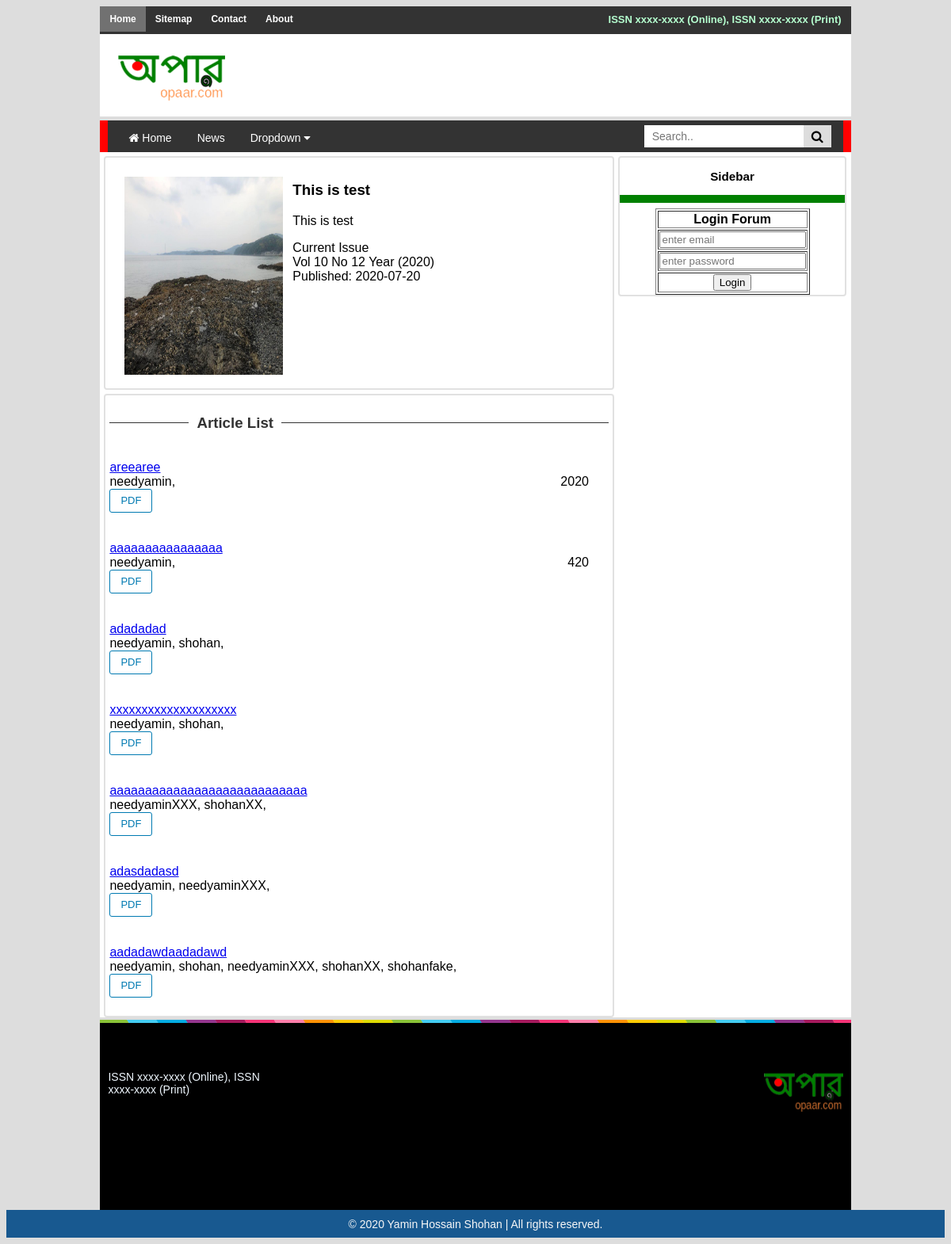
Page /journal/journal_page.php?journal=needyamin on the earlier database version.
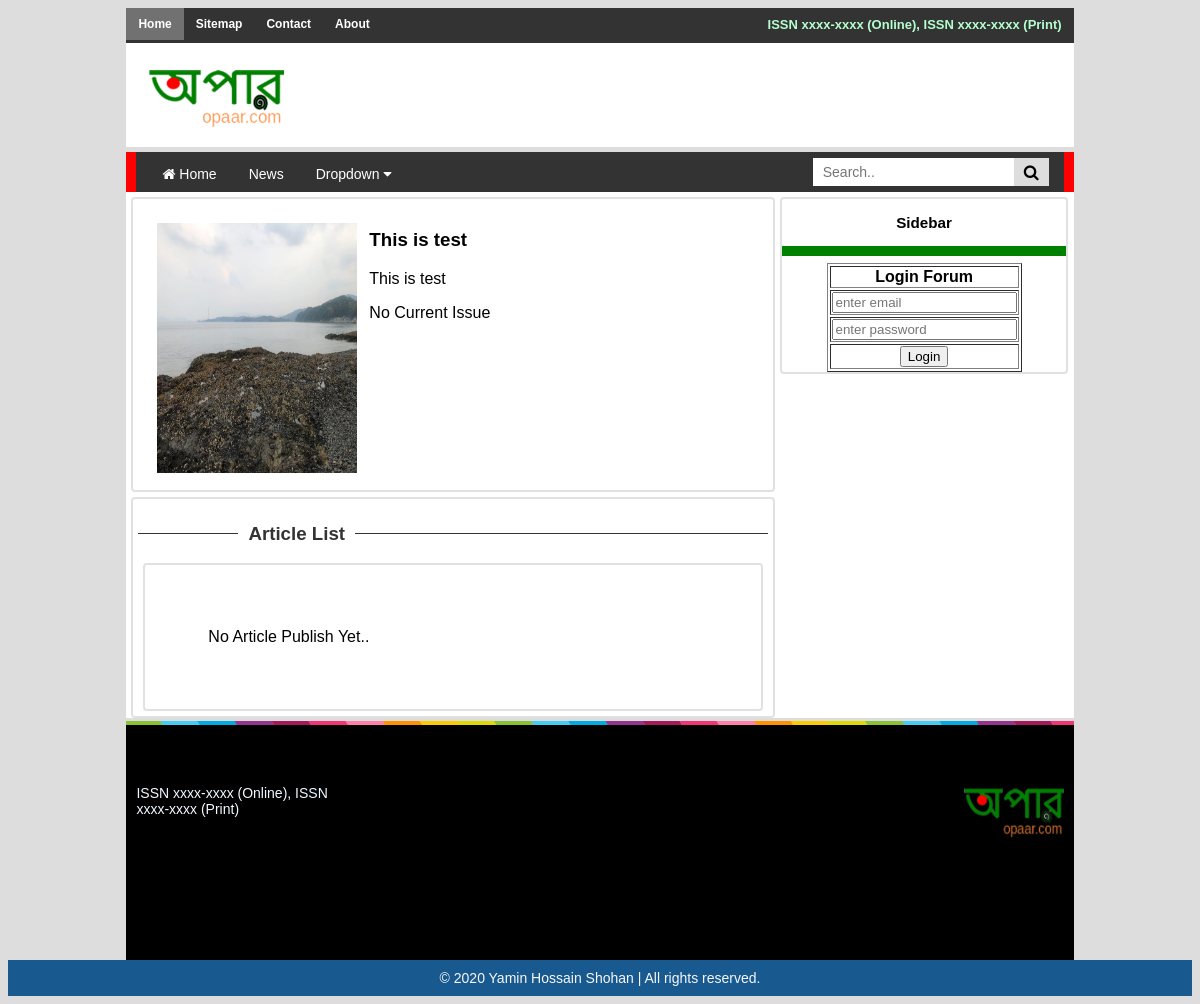
Same page on the later database version.
### tables this page shows
CREATE TABLE `opaar_journal` (
  `id` int(11) NOT NULL,
  `user_id` int(11) NOT NULL,
  `journal_title` varchar(400) NOT NULL,
  `journal_slug` text NOT NULL,
  `journal_cover` text NOT NULL,
  `online_issn` varchar(200) NOT NULL,
  `print_issn` varchar(200) NOT NULL,
  `journal_description` text NOT NULL,
  `journal_date` date NOT NULL,
  `journal_meta` text NOT NULL,
  `journal_status` int(11) NOT NULL,
  `journal_trash` int(11) NOT NULL,
  `user_ip` text NOT NULL
);

CREATE TABLE `opaar_article` (
  `id` int(11) NOT NULL,
  `journal_id` int(11) NOT NULL,
  `user_id` int(11) NOT NULL,
  `article_title` varchar(5000) NOT NULL,
  `article_description` text NOT NULL,
  `article_volume` varchar(1000) NOT NULL,
  `article_number` varchar(1000) NOT NULL,
  `article_year` varchar(1000) NOT NULL,
  `article_date` date NOT NULL,
  `article_tags` text NOT NULL,
  `article_status` int(11) NOT NULL,
  `article_trash` int(11) NOT NULL,
  `datetime` datetime NOT NULL,
  `ip` text NOT NULL
);

CREATE TABLE `opaar_users` (
  `id` int(11) NOT NULL,
  `username` varchar(200) NOT NULL,
  `password` varchar(500) NOT NULL,
  `firstname` varchar(200) NOT NULL,
  `lastname` varchar(200) NOT NULL,
  `email` varchar(200) NOT NULL,
  `mobile` varchar(200) NOT NULL,
  `homemobile` varchar(200) NOT NULL,
  `description` text NOT NULL,
  `address` varchar(300) NOT NULL,
  `status` int(11) NOT NULL,
  `ip` varchar(500) NOT NULL,
  `country` varchar(500) NOT NULL,
  `role` int(11) NOT NULL,
  `time` datetime NOT NULL
);

### journal/journal_page.php (the view, shortened to what this page needs)
<?php
require"../function/database.php";?>
<html>
<header>
    <link href="../style.css" rel="stylesheet" type="text/css">
    <link rel="stylesheet" href="https://cdnjs.cloudflare.com/ajax/libs/font-awesome/4.7.0/css/font-awesome.min.css">
<ul>
  <li><a class="active" href="index.php">Home</a></li>
  <li><a href="#news">Sitemap</a></li>
  <li><a href="#contact">Contact</a></li>
  <li><a href="#about">About</a></li>
<div class="desktop-only">
<div id="license">ISSN xxxx-xxxx (Online), ISSN xxxx-xxxx (Print)</div>
</div>
</ul>
<div class="header">
    <table id="header_table_logo" width="80%">
        <tr><td> <img src="../assets/img/logo.png" id="header_logo" > </td>
        <td></td>
        </tr></table>
    </div>
<div class="menu">
<div class="menu2">
<div class="navbar">
  <a href="index.php"><i class="fa fa-home" aria-hidden="true"></i> Home</a>
  <a href="#news">News</a>
  <div class="dropdown">
    <button class="dropbtn">Dropdown
      <i class="fa fa-caret-down"></i>
    </button>
  </div>
 <div class="search-container">
    <form action="/action_page.php">
      <input type="text" placeholder="Search.." name="search">
      <button type="submit"><i class="fa fa-search"></i></button>
    </form>
  </div>
</div>
</header>
<body>
<div class="container">
<div class="col-main">
<?php
$journal_slug = $_GET['journal'];
$sql="SELECT * FROM opaar_journal WHERE journal_slug='$journal_slug'";
$stmt = $con->prepare($sql);
$stmt->execute();
if ($stmt->rowCount() > 0) {
while ($journal = $stmt->fetch()) { $journal_id_get = $journal["id"];?>
<div class="col-card">
<div id="post">
<img src="../assets/img/cover.jpg" id="img_cover"> <div id="break"> </div>
<H3> <?php echo''. $journal["journal_title"].'';?></H3>
<p> <?php echo''. $journal["journal_description"].'';?></p>
<?php }} else {echo "<div class='col-card' style='padding:10%;'>No Journals Found..</div>";};?>
<?php
$sql_article="SELECT * FROM opaar_article where journal_id=$journal_id_get;";
$stmt = $con->prepare($sql_article);
$stmt->execute();?>
<?php if ($row = $stmt->fetch()){;?>
<p> Current Issue <br>
Vol <?php echo''. $row["article_volume"].'';?>
No <?php echo''. $row["article_number"].'';?>
Year (<?php echo''. $row["article_year"].'';?>)
<br>
Published: <?php echo''. $row["article_date"].'';?> <br></p>
<?php } else{echo"No Current Issue";} ;?>
</div></div>
<div class="col-card">
<h3> <div class="sep">Article List</div></h3>
<?php
$sqlm1m="SELECT * FROM opaar_article_users;";
$stmt = $con->prepare($sqlm1m);
$stmt->execute();
if ($stmt->rowCount() > 0) {
while ($row = $stmt->fetch()){ ;?>
<?php
$sql11="SELECT * FROM opaar_users;";
$stmt = $con->prepare($sql11);
$stmt->execute();
while ($what = $stmt->fetch()){ ;?>
<?php
global $id_array,$k;
$journal_slug = $_GET['journal'];
$sql="SELECT * FROM opaar_journal INNER JOIN opaar_article on opaar_journal.journal_slug = '$journal_slug' AND opaar_article.journal_id = opaar_journal.id";
$stmt = $con->prepare($sql);
$stmt->execute();
if ($stmt->rowCount() > 0) {
while ($journal = $stmt->fetch()) {
    $id = ''. $journal["id"].'';
    $id_array[$id] = $journal;
    $slug = ''. $journal["journal_slug"].'';
    $slug_array[$slug] = $journal;
    ?>
<?php }}}}};?>
<?php
if(isset($id_array)){
foreach ($id_array as $k => $meet_dataid)
{
$sql="SELECT * FROM opaar_journal INNER JOIN opaar_article ON opaar_article.id = opaar_article.id WHERE opaar_article.id = $k;";
$stmt = $con->prepare($sql);
$stmt->execute();
while ($what1 = $stmt->fetch()) {;?>
<br>
<a href="view.php?journal=<?php echo''. $what1["journal_slug"].'';?>&view=<?php echo''. $what1["id"].'';?>"><?php echo''. $what1["article_title"].'';?><?php echo''. $what1["article_title"].'';?></a><br>
<div style="float:right; margin-right:25px;"><?php echo''.$what1["article_year"].'';?></div>
<?php
foreach ($slug_array as $slug => $meet_slug)
{
$sqlslug="SELECT * FROM opaar_article_users INNER JOIN opaar_users ON opaar_article_users.article_id = opaar_article_users.article_id WHERE opaar_article_users.article_id = '$k';";
$stmt = $con->prepare($sqlslug);
$stmt->execute();
$meet_array = array();
while ($what = $stmt->fetch()) {
$meet_array[$what['article_author']] = $what;
}
foreach ($meet_array as $article_author => $meet_data)
{$user ="SELECT * FROM opaar_users where id = $article_author;";
$stmt = $con->prepare($user);
$stmt->execute();
while ($what = $stmt->fetch()) {;?>
<?php echo ''.$what['username'].',';?>
<?php
}
}
}
;?>
<br><a class='pdf' href='view.php?journal=&view='>PDF</a><br><br>
<?php
}
}} else {echo "<div class='col-card' style='padding:10%;'>No Article Publish Yet..</div>";};?>
</div>
</div>
        <div class="col-sidebar">
            <h3>Sidebar </h3><hr style="border: 5px solid green;">
      <table border="1px" align="center" width="50%"> <th> Login Forum</th>
          <tr><td width="100%" ><input type="email" name="email" placeholder="enter email" ></td></tr>
          <tr><td width="100%"><input type="password" name="password" placeholder="enter password"></td></tr>
           <tr><td align="center"><input type="submit" value="Login"></td></tr>
            </table>
    </div>
        </div>
    </body>
<div id="istyle" style="margin-top: 3px;"> </div>
<div class="footer">
    <div id="footer_left"> ISSN xxxx-xxxx (Online), ISSN xxxx-xxxx (Print) </div>
    <div id="footer_right">     <img src="../assets/img/logo.png" style="width: 100px;">
</div>
    </div>
<div id="footer_end">© 2020 Yamin Hossain Shohan |  All rights reserved.</div>
</html>

### dustbin/style.css (style rules this page uses)
body { background: #ddd;font-family: Arial, Helvetica, sans-serif; }
ul { list-style-type: none; margin: 0 auto; max-width:80%; height: 35px; padding: 0; overflow: hidden; background-color: #333; font-weight: bold; }
li { float: left; }
li a { display: block; color: white; text-align: center; padding: 9px 12px; text-decoration: none; font-size: 12px; }
.active { background-color: #4CAF50; }
.active, .dot:hover { background-color: #717171; }
.header { max-width:80%; max-height: 20%; background: white; text-align: center; margin: 0 auto; }
#header_logo { float: left; width: 135px; height: 82px; margin-left: 10px; padding: 8px 10px; }
.menu { max-width:80%; height: 35px; margin: 0 auto; padding: 5px; }
.menu2 { background: #333333; color: white; text-align: center; padding: 6px 10px; border-left: 10px solid red; border-right: 10px solid red; }
#istyle { background-image: url('assets/img/line.png'); max-width:80%; margin: 0 auto; height: 4px; }
#img_cover { float:left; padding: 2%; width:200px; height: 250px; }
#license { text-align: right; color:#b5ffcf; padding: 9px 12px; font-size: 13px; }
.container { margin:0 auto; max-width:80%; background-color:white; overflow: auto; opacity: 1; transition: opacity 1s; }
.col-sidebar { float: left; width: 30%; border:2px solid #e1e1e1; font-size: 13px; border-radius: 4px; text-align: center; margin-top: 5px; }
.col-main { float:left; width:69%; text-align: center; font-size: 16px; text-align: justify; border-radius: 8px; }
.col-card { border:2px solid #e1e1e1; overflow: auto; border-radius: 4px; margin-top: 5px; margin-left: 5px; margin-right: 5px; padding: 5px; }
#post { text-align: left; text-align: justify; padding: 1%; height: auto; font-size: 16px; display: block; text-decoration: none; }
.footer { max-width:80%; height: 30%; background: black; color:aliceblue; margin: 0 auto; }
#footer_left { float: left; margin-left: 10px; margin-top: 60px; font-size: 14px; width: 200px; }
#footer_right { float:right; margin-right: 10px; margin-top: 50px; }
#footer_end { float: center; font-size: 14px; text-align: center; background-color: #185990; color: #f7f7f7; padding: 10px 15px; max-width:100%; height: 2%; }
.navbar { overflow: hidden; background-color: #333; height: 30px; }
.navbar a { float: left; font-size: 14px; color: white; text-align: center; padding: 8px 16px; text-decoration: none; }
.dropdown { float: left; overflow: hidden; }
.dropdown .dropbtn { font-size: 14px; border: none; outline: none; color: white; padding: 8px 16px; background-color: inherit; font-family: inherit; margin: 0; }
.navbar .search-container { float: right; }
.navbar input[type=text] { padding: 6px 10px; font-size: 14px; border: none; }
.navbar .search-container button { float: right; padding: 6px 10px; margin-right: 5px; background: #ddd; font-size: 16px; border: none; cursor: pointer; }
.sep { width: 100%; display: flex; color: #333; align-items: center; flex: 1; }
.sep:before { content: ''; height: 1px; background: #333; max-width: 100px; margin-right: 10px; flex: 1; }
.sep:after { content: ''; height: 1px; background: #333; flex: 1; margin-left: 10px; }
.desktop-only { display: block; }
.pdf { display: inline-block; padding: 0 1em; background: #fff; border: 1px solid #007ab2; border-radius: 3px; font-size: 13px; line-height: 28px; color: #007ab2; text-decoration: none; }

Differences in the rows shown:
no longer on one of the page's lists (row unchanged): opaar_journal: opaar_article.article_title "aree", opaar_article.article_year "2020", opaar_article.article_title "aaaaaaaa", opaar_article.article_year "420", opaar_article.article_title "adad", opaar_article.article_title "xxxxxxxxxx", opaar_article.article_title "aaaaaaaaaaaaaa", opaar_article.article_title "adasd", opaar_article.article_title "aadadawd"
removed opaar_article: article_volume "10", article_number "12", article_year "2020", article_date "2020-07-20"
no longer on this page (row edited): opaar_users: username "needyamin"
removed opaar_users: username "shohan"
removed opaar_users: username "needyaminXXX"
removed opaar_users: username "shohanXX"
removed opaar_users: username "shohanfake"
Other differences:
text no longer shown: "Current Issue Vol No Year ( ) Published:"
text now shown: "No Current Issue No Article Publish Yet.."
